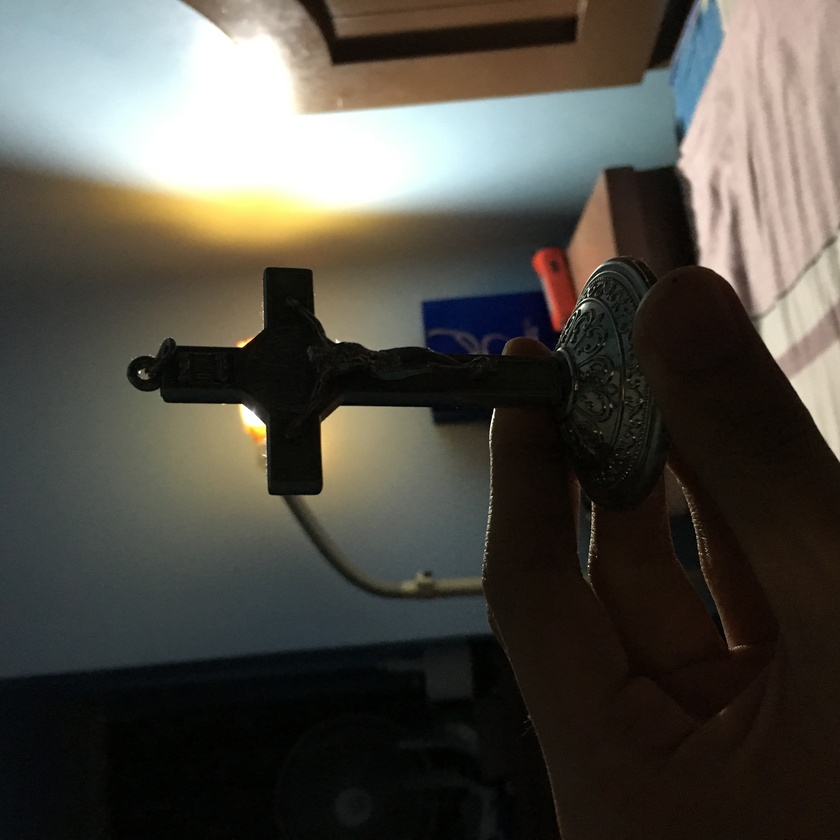
%> input picture Act5/dark_im.JPG, 840 x 840 px, shrunk from 3024 x 3024 before the run
$ octave Act5_186.m   (GNU Octave 9; MATLAB toolbox functions it lacks are replaced by stand-ins)
%> lines starting %> are read from the running program, lines starting %| are printed output that depends on the picture
dark_im = imread('dark_im.jpg');
%> dark_im is the input picture: size 840x840x3 uint8; mean R, G, B 80, 77, 69.7
dark_im = imrotate(dark_im, -90);
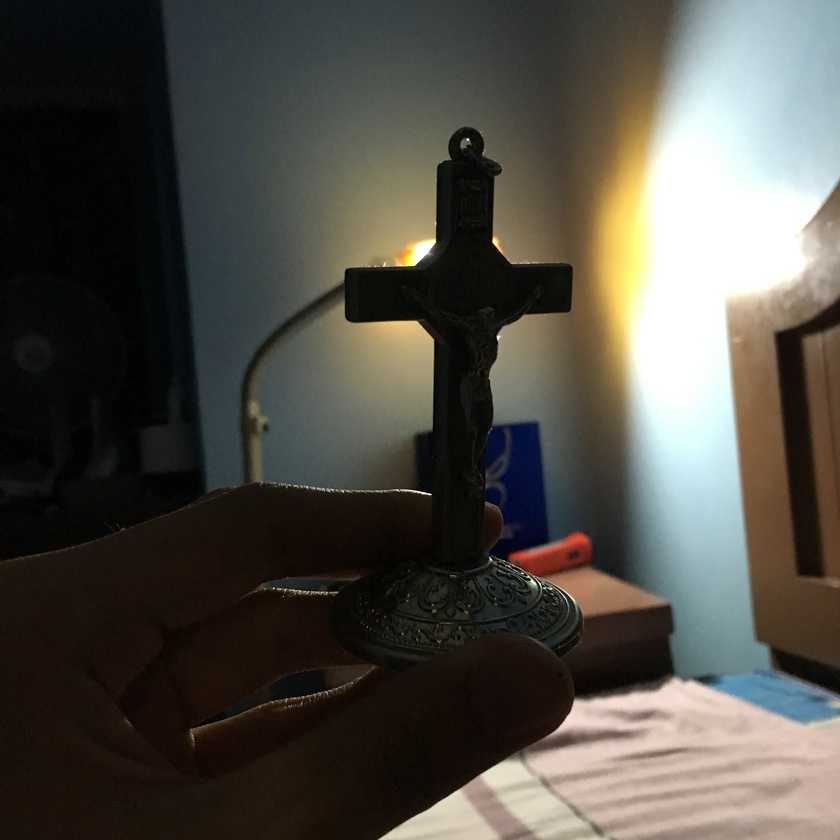
%> dark_im: size 840x840x3 uint8; mean R, G, B 80, 77, 69.7; mean of the top-left, top-right, bottom-left and bottom-right quarters 47.1, 133.4, 21.3, 100.5
gray_im = rgb2gray(dark_im);
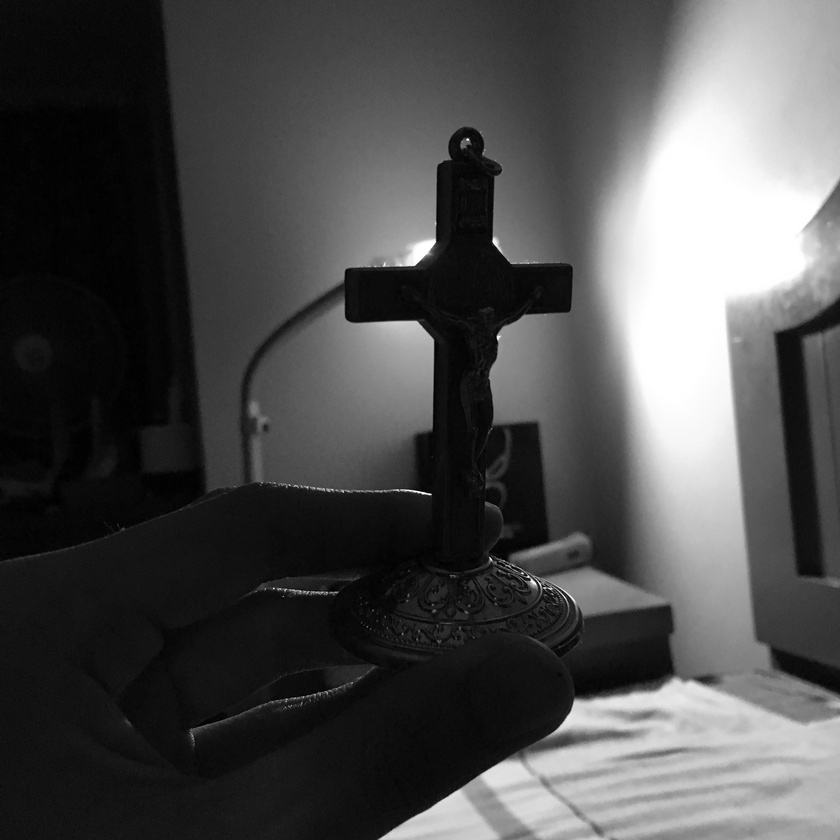
%> gray_im: size 840x840 uint8; min 0, max 255, mean 77.1
figure(1); imshow(dark_im);
figure(2); imshow(gray_im);
px = size(gray_im);
%> px = [840 840]
[counts, x] = imhist(gray_im);
%> counts = 256 values, max 22317 at index 256, min 72 at index 1, mean 2756.2; x = 256 values from 0 to 255
PDF = counts/numel(gray_im);
%> PDF = 256 values, max 0.0316 at index 256, min 0.000102 at index 1, mean 0.00391

figure(3); plot(PDF);
%> after `plot(PDF)`:
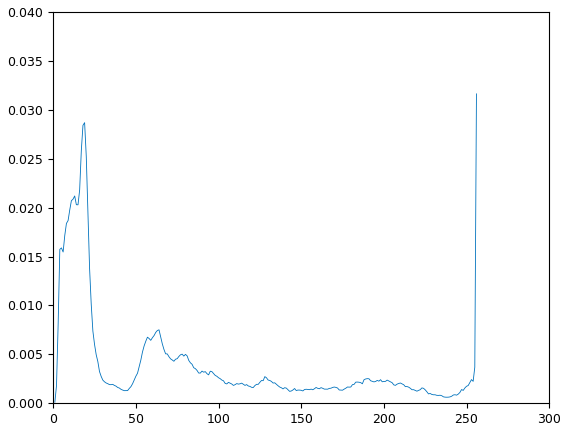
%> figure redrawn from the program's plot data; curve peaks at x = 256, y = 0.0316

CDF = cumsum(PDF);
%> CDF = 256 values from 0.000102 to 1
figure(4); plot(CDF);
%> after `plot(CDF)`:
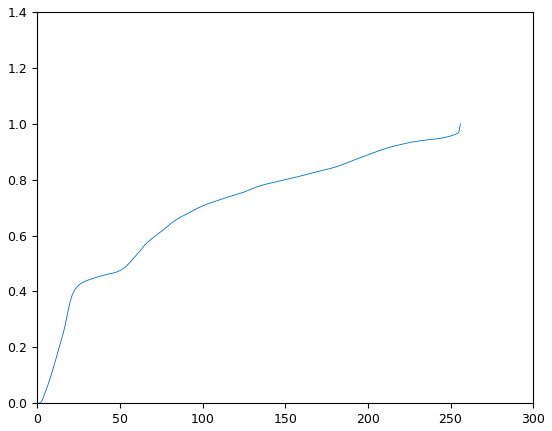
%> figure redrawn from the program's plot data; curve peaks at x = 256, y = 1

ya = CDF;
%> ya = 256 values from 0.000102 to 1
xa = atanh(ya);
figure(5);
plot(xa,ya);
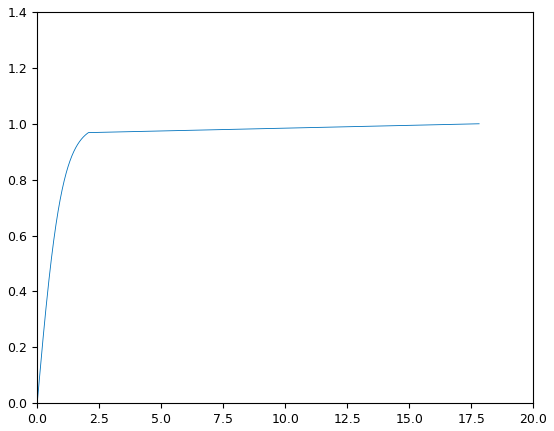
%> figure redrawn from the program's plot data; curve peaks at x = 17.82, y = 1

new_im = zeros(px);
for i = 1:255
    %disp(i)
    clear cy cx;
    index = find(gray_im == i);
    nCDF = CDF(i);
    n_value = xa(find(ya==nCDF));
    new_im(index) = n_value;
end
%> this loop made 255 passes
%> (nCDF, n_value) on passes 1 to 3: (0.000102, 0.000102), (0.00191, 0.00191), (0.01, 0.01)
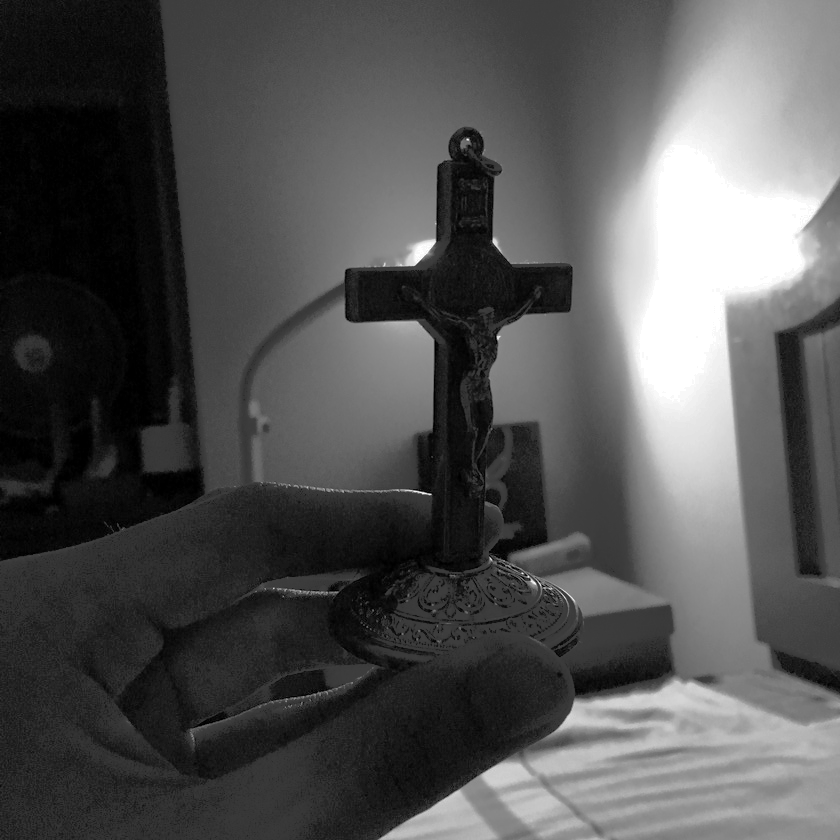
%> new_im: size 840x840 double; min 0, max 2.07, mean 0.671; drawn with min black and max white

figure(6); imshow(new_im);
%> after `imshow(new_im)`:
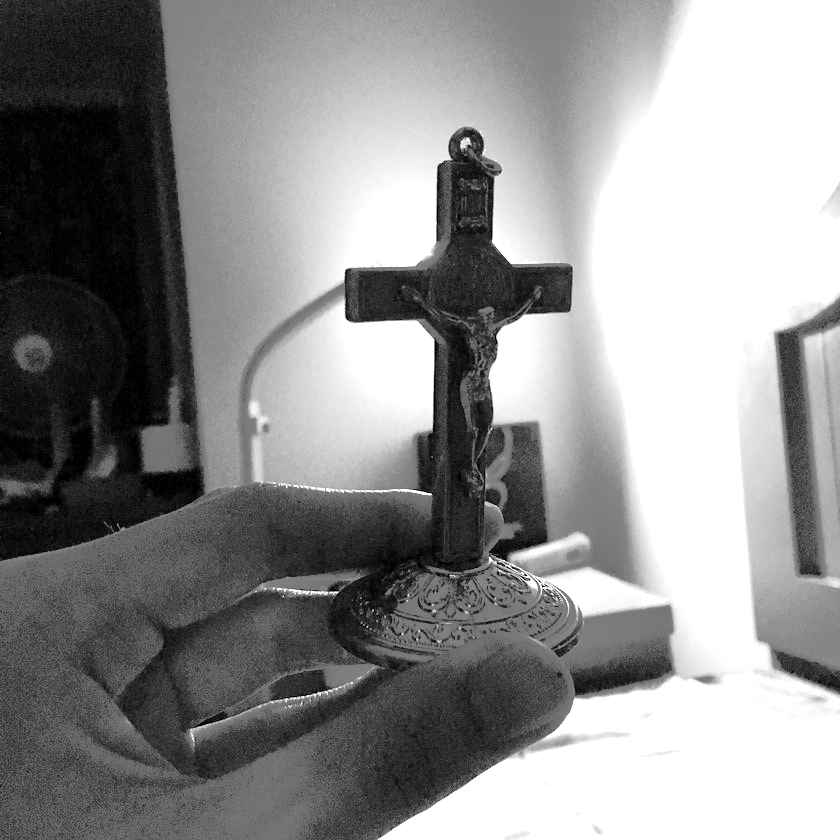
%> displayed picture: size 840x840, on the screen's scale of 0 to 255; min 0, max 255, mean 143

[counts_new, x_new] = imhist(new_im);
%> counts_new = 256 values, max 167477 at index 256, min 0 at index 2, mean 2756.2; x_new = 256 values from 0 to 1
PDF_new = counts_new/numel(new_im);
%> PDF_new = 256 values, max 0.237 at index 256, min 0 at index 2, mean 0.00391
CDF_new = cumsum(PDF_new);
%> CDF_new = 256 values from 0.01 to 1
figure(7); plot(CDF_new);
